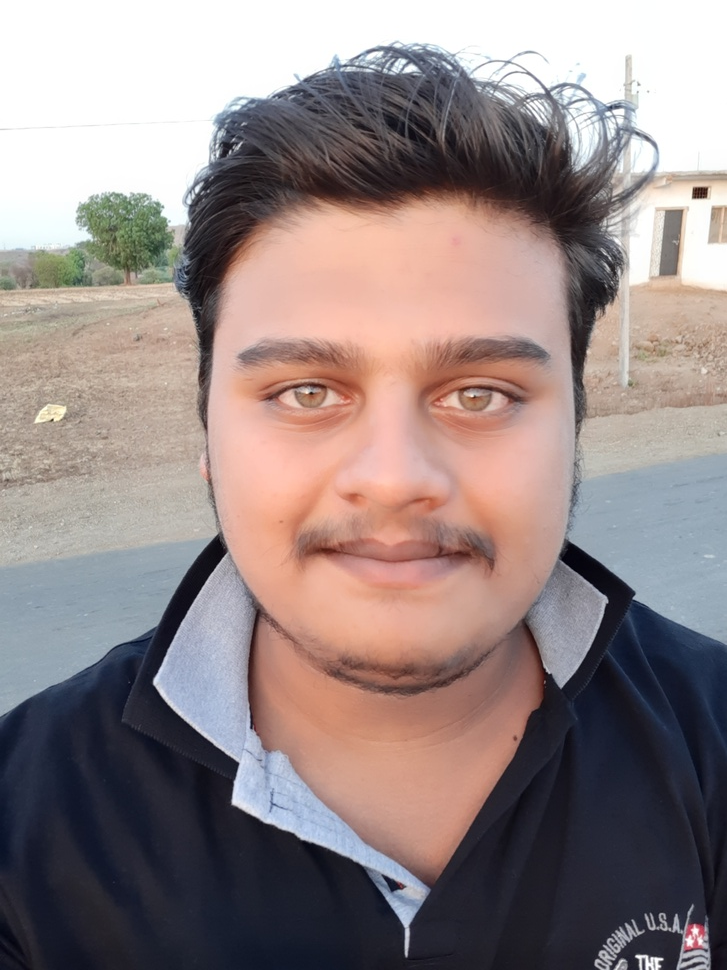
#> input picture Image.jpg, 727 x 970 px, shrunk from 3456 x 4608 before the run
$ jupyter execute BT19ECE050_DIP_A-2.ipynb
#> lines starting #> are read from the running program, lines starting #| are printed output that depends on the picture
BT19ECE050 \
jayesh Malviya

Task-->Read a color image,convert the color image to gray scale and dispaly both images. \
Make some part of that gray scale image total black and display it.Now subtract this to images andd display output image.

[cell 1]
import cv2
import numpy as np
import matplotlib.pyplot as plt

[cell 2]
img = cv2.imread("Image.jpg")
#> img is the input picture: shape (970, 727, 3); mean B, G, R 133.6, 134.5, 148.8
img = cv2.cvtColor(img, cv2.COLOR_BGR2RGB)

[cell 3]
plt.imshow(img)

[cell 4]
gray = 0.2989*img[:,:,0] + 0.5870*img[:,:,1] + 0.1140*img[:,:,2]
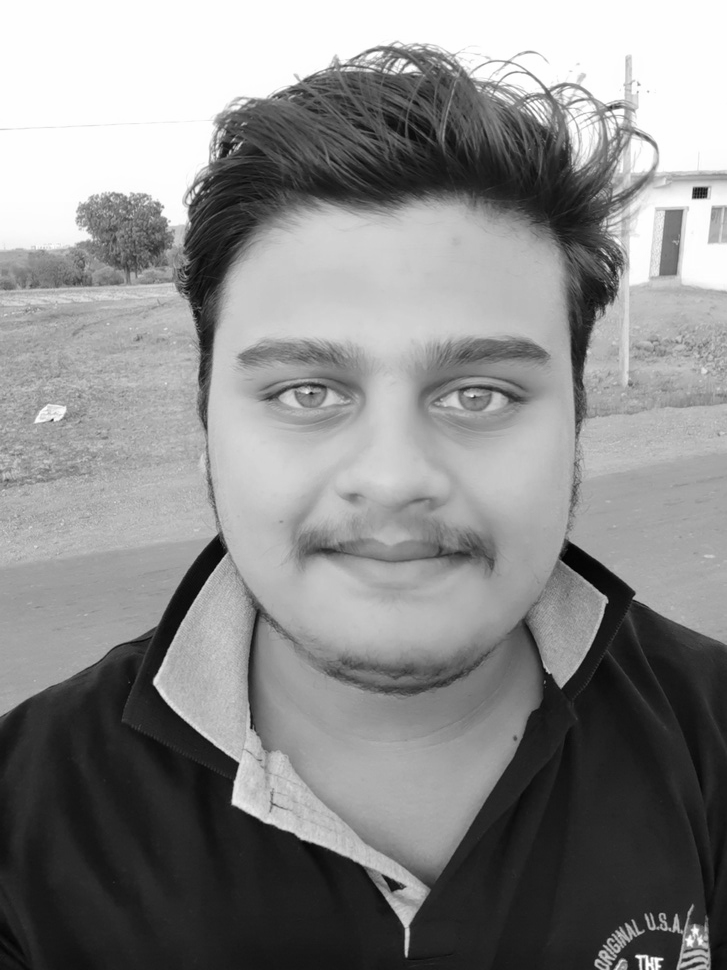
#> gray: shape (970, 727) float64; min 1.03, max 255, mean 138.6

[cell 5]
plt.imshow(gray, cmap='gray')

[cell 6]
threshold = 127
gray_new = np.zeros((img.shape[0], img.shape[1]))

[cell 7]
for i in range(len(gray)):
    for j in range(len(gray[i])):
        if(gray[i,j] < threshold):
            gray_new[i,j] = 0
        else:
            gray_new[i,j] = gray[i,j]
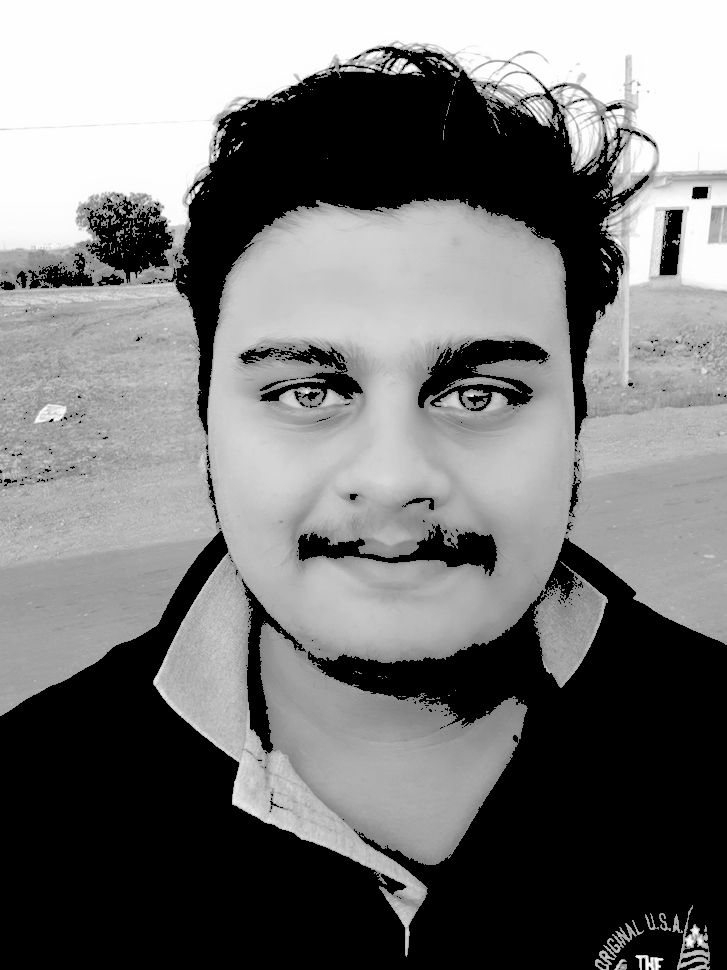
#> gray_new: shape (970, 727) float64; min 0, max 255, mean 120

[cell 8]
plt.imshow(gray_new, cmap='gray')

[cell 9]
sub_gray = gray - gray_new
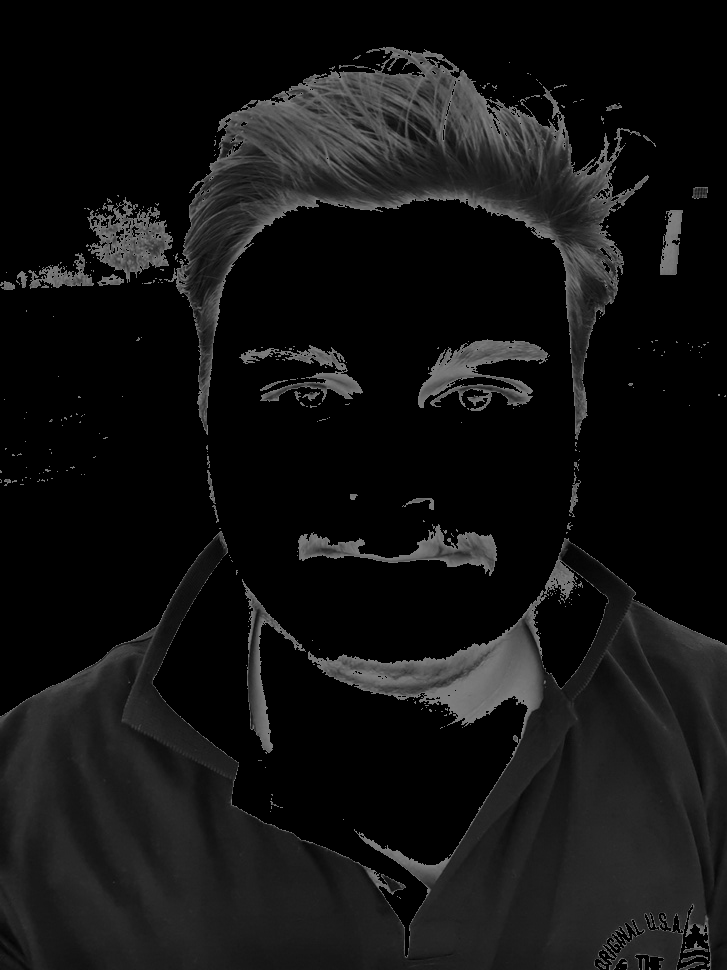
#> sub_gray: shape (970, 727) float64; min 0, max 127, mean 18.7
